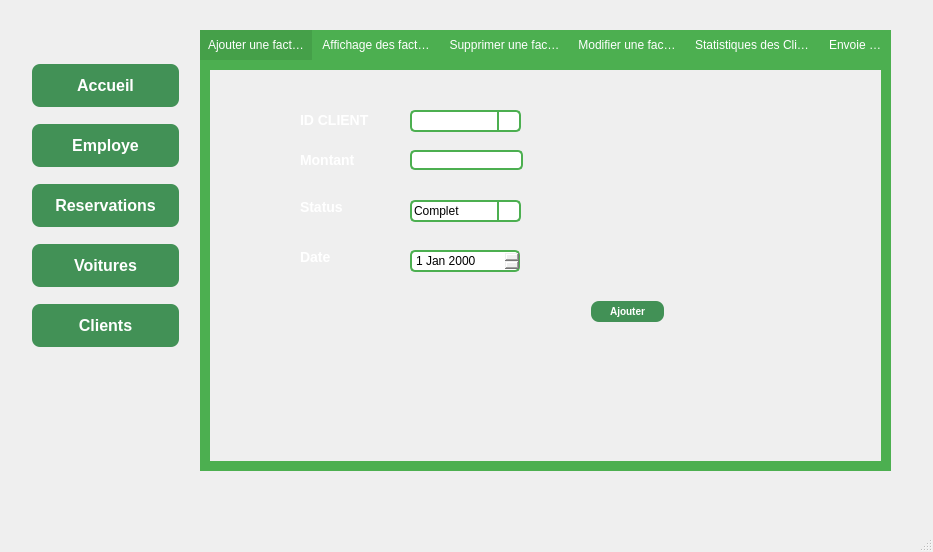
<?xml version="1.0" encoding="UTF-8"?>
<ui version="4.0">
 <class>Paiement</class>
 <widget class="QMainWindow" name="Paiement">
  <property name="geometry">
   <rect>
    <x>0</x>
    <y>0</y>
    <width>933</width>
    <height>552</height>
   </rect>
  </property>
  <property name="windowTitle">
   <string>Paiement</string>
  </property>
  <property name="windowIcon">
   <iconset>
    <normaloff>../icon.png</normaloff>../icon.png</iconset>
  </property>
  <property name="styleSheet">
   <string notr="true">QMainWindow {
    background-image: url(C:/Users/ouniy/Desktop/projet c++/bg.jpg);
    background-repeat: no-repeat;
    background-position: center;

	
}</string>
  </property>
  <widget class="QWidget" name="centralwidget">
   <widget class="QTabWidget" name="tabWidget">
    <property name="enabled">
     <bool>true</bool>
    </property>
    <property name="geometry">
     <rect>
      <x>200</x>
      <y>30</y>
      <width>691</width>
      <height>441</height>
     </rect>
    </property>
    <property name="toolTipDuration">
     <number>7</number>
    </property>
    <property name="layoutDirection">
     <enum>Qt::LeftToRight</enum>
    </property>
    <property name="autoFillBackground">
     <bool>false</bool>
    </property>
    <property name="styleSheet">
     <string notr="true">QTabWidget {
    background-color: #f2f2f2; /* Background color for the tab widget */
}

QTabBar::tab {
    background-color: #4CAF50; /* Green background color for each tab */
    color: white; /* Text color for each tab */
    padding: 8px; /* Adjust padding as needed */
}

QTabBar::tab:selected {
    background-color: #45a049; /* Darker green background color for the selected tab */
}

QTabWidget::pane {
    border: 10px solid #4CAF50; /* Green border around the tab widget */
}
QLabel {
    font-size: 14px; /* Adjust the font size as needed */
    font-weight: bold;
    color: #FFFFFF; /* Orange text color */
}


</string>
    </property>
    <property name="tabPosition">
     <enum>QTabWidget::North</enum>
    </property>
    <property name="currentIndex">
     <number>0</number>
    </property>
    <property name="elideMode">
     <enum>Qt::ElideRight</enum>
    </property>
    <property name="documentMode">
     <bool>false</bool>
    </property>
    <property name="tabsClosable">
     <bool>false</bool>
    </property>
    <property name="movable">
     <bool>false</bool>
    </property>
    <property name="tabBarAutoHide">
     <bool>false</bool>
    </property>
    <widget class="QWidget" name="tab">
     <attribute name="title">
      <string>Ajouter une facture</string>
     </attribute>
     <widget class="QLineEdit" name="lineEdit_2">
      <property name="geometry">
       <rect>
        <x>200</x>
        <y>80</y>
        <width>113</width>
        <height>20</height>
       </rect>
      </property>
      <property name="styleSheet">
       <string notr="true">QLineEdit {
    padding: 2px;
    border: 2px solid #4CAF50; /* Green border */
    border-radius: 5px;
}

QLineEdit:focus {
    border: 2px solid #45a049; /* Darker green border on focus */
}</string>
      </property>
     </widget>
     <widget class="QComboBox" name="comboBox">
      <property name="geometry">
       <rect>
        <x>200</x>
        <y>130</y>
        <width>111</width>
        <height>22</height>
       </rect>
      </property>
      <property name="styleSheet">
       <string notr="true">QComboBox {
    border: 2px solid #4CAF50; /* Green border */
    border-radius: 5px;
    padding: 2px;
}

QComboBox::drop-down {
    subcontrol-origin: padding;
    subcontrol-position: center right;
    width: 20px; /* Set the width of the drop-down button */
    border-left: 2px solid #4CAF50; /* Match the QComboBox border */
}

QComboBox QAbstractItemView {
    border: 2px solid #4CAF50; /* Match the QComboBox border */
    background-color: white; /* Background color for the drop-down list */
    selection-background-color: #45a049; /* Highlight color on item selection */
}</string>
      </property>
      <item>
       <property name="text">
        <string>Complet</string>
       </property>
      </item>
      <item>
       <property name="text">
        <string>Avance</string>
       </property>
      </item>
     </widget>
     <widget class="QLabel" name="label">
      <property name="geometry">
       <rect>
        <x>90</x>
        <y>40</y>
        <width>81</width>
        <height>20</height>
       </rect>
      </property>
      <property name="text">
       <string>ID CLIENT</string>
      </property>
     </widget>
     <widget class="QLabel" name="label_2">
      <property name="geometry">
       <rect>
        <x>90</x>
        <y>80</y>
        <width>61</width>
        <height>20</height>
       </rect>
      </property>
      <property name="text">
       <string>Montant</string>
      </property>
     </widget>
     <widget class="QLabel" name="label_3">
      <property name="geometry">
       <rect>
        <x>90</x>
        <y>130</y>
        <width>47</width>
        <height>14</height>
       </rect>
      </property>
      <property name="text">
       <string>Status</string>
      </property>
     </widget>
     <widget class="QPushButton" name="BtnAjouter">
      <property name="geometry">
       <rect>
        <x>380</x>
        <y>230</y>
        <width>75</width>
        <height>23</height>
       </rect>
      </property>
      <property name="styleSheet">
       <string notr="true">QPushButton {
    background-color: 	#429156; /* Green */
    color: white;
    border: none;
    padding: 5px 5px;
    text-align: center;
    text-decoration: none;
    font-size: 10px;
    margin: 1px 1px;
    border-radius: 8px;
    font-weight: bold; /* Make the text bold */
}

QPushButton:hover {
    background-color: #45a040; /* Darker green on hover */
}
</string>
      </property>
      <property name="text">
       <string>Ajouter</string>
      </property>
     </widget>
     <widget class="QLabel" name="label_9">
      <property name="geometry">
       <rect>
        <x>90</x>
        <y>180</y>
        <width>47</width>
        <height>14</height>
       </rect>
      </property>
      <property name="text">
       <string>Date</string>
      </property>
     </widget>
     <widget class="QDateEdit" name="dateEdit">
      <property name="geometry">
       <rect>
        <x>200</x>
        <y>180</y>
        <width>110</width>
        <height>22</height>
       </rect>
      </property>
      <property name="styleSheet">
       <string notr="true">QDateEdit {
    border: 2px solid #4CAF50; /* Green border */
    border-radius: 5px;
    padding: 2px;
}

QDateEdit::drop-down {
    subcontrol-origin: padding;
    subcontrol-position: center right;
    width: 15px; /* Set the width of the drop-down button */
    border-left: 2px solid #4CAF50; /* Match the QDateEdit border */
}

QDateEdit QAbstractItemView {
    border: 2px solid #4CAF50; /* Match the QDateEdit border */
    background-color: white; /* Background color for the drop-down list */
    selection-background-color: #45a049; /* Highlight color on item selection */
}</string>
      </property>
     </widget>
     <widget class="QComboBox" name="comboBox_4">
      <property name="geometry">
       <rect>
        <x>200</x>
        <y>40</y>
        <width>111</width>
        <height>22</height>
       </rect>
      </property>
      <property name="styleSheet">
       <string notr="true">QComboBox {
    border: 2px solid #4CAF50; /* Green border */
    border-radius: 5px;
    padding: 2px;
}

QComboBox::drop-down {
    subcontrol-origin: padding;
    subcontrol-position: center right;
    width: 20px; /* Set the width of the drop-down button */
    border-left: 2px solid #4CAF50; /* Match the QComboBox border */
}

QComboBox QAbstractItemView {
    border: 2px solid #4CAF50; /* Match the QComboBox border */
    background-color: white; /* Background color for the drop-down list */
    selection-background-color: #45a049; /* Highlight color on item selection */
}</string>
      </property>
     </widget>
    </widget>
    <widget class="QWidget" name="tab_2">
     <attribute name="title">
      <string>Affichage des factures</string>
     </attribute>
     <widget class="QTableView" name="tableView">
      <property name="geometry">
       <rect>
        <x>40</x>
        <y>60</y>
        <width>521</width>
        <height>201</height>
       </rect>
      </property>
      <property name="styleSheet">
       <string notr="true">QTableView {
    padding: 2px;
    border: 2px solid #4CAF50; /* Green border */
    border-radius: 5px;
}</string>
      </property>
     </widget>
     <widget class="QLineEdit" name="lineEdit_Recherche">
      <property name="geometry">
       <rect>
        <x>200</x>
        <y>20</y>
        <width>113</width>
        <height>20</height>
       </rect>
      </property>
      <property name="styleSheet">
       <string notr="true">QLineEdit {
    padding: 2px;
    border: 2px solid #4CAF50; /* Green border */
    border-radius: 5px;
}

QLineEdit:focus {
    border: 2px solid #45a049; /* Darker green border on focus */
}</string>
      </property>
     </widget>
     <widget class="QPushButton" name="BtnRecherche">
      <property name="geometry">
       <rect>
        <x>360</x>
        <y>20</y>
        <width>75</width>
        <height>23</height>
       </rect>
      </property>
      <property name="styleSheet">
       <string notr="true">QPushButton {
    background-color: 	#429156; /* Green */
    color: white;
    border: none;
    padding: 5px 5px;
    text-align: center;
    text-decoration: none;
    font-size: 10px;
    margin: 1px 1px;
    border-radius: 8px;
    font-weight: bold; /* Make the text bold */
}

QPushButton:hover {
    background-color: #45a040; /* Darker green on hover */
}
</string>
      </property>
      <property name="text">
       <string>Rechercher</string>
      </property>
     </widget>
     <widget class="QComboBox" name="comboBox_2">
      <property name="geometry">
       <rect>
        <x>60</x>
        <y>20</y>
        <width>121</width>
        <height>22</height>
       </rect>
      </property>
      <property name="styleSheet">
       <string notr="true">QComboBox {
    border: 2px solid #4CAF50; /* Green border */
    border-radius: 5px;
    padding: 2px;
}

QComboBox::drop-down {
    subcontrol-origin: padding;
    subcontrol-position: center right;
    width: 20px; /* Set the width of the drop-down button */
    border-left: 2px solid #4CAF50; /* Match the QComboBox border */
}

QComboBox QAbstractItemView {
    border: 2px solid #4CAF50; /* Match the QComboBox border */
    background-color: white; /* Background color for the drop-down list */
    selection-background-color: #45a049; /* Highlight color on item selection */
}</string>
      </property>
      <item>
       <property name="text">
        <string>idFacture</string>
       </property>
      </item>
      <item>
       <property name="text">
        <string>idClient</string>
       </property>
      </item>
      <item>
       <property name="text">
        <string>Status</string>
       </property>
      </item>
     </widget>
     <widget class="QPushButton" name="pushButton_2">
      <property name="geometry">
       <rect>
        <x>460</x>
        <y>20</y>
        <width>75</width>
        <height>23</height>
       </rect>
      </property>
      <property name="styleSheet">
       <string notr="true">QPushButton {
    background-color: 	#429156; /* Green */
    color: white;
    border: none;
    padding: 5px 5px;
    text-align: center;
    text-decoration: none;
    font-size: 10px;
    margin: 1px 1px;
    border-radius: 8px;
    font-weight: bold; /* Make the text bold */
}

QPushButton:hover {
    background-color: #45a040; /* Darker green on hover */
}
</string>
      </property>
      <property name="text">
       <string>Imprimer</string>
      </property>
     </widget>
     <widget class="QPushButton" name="pushButton_3">
      <property name="geometry">
       <rect>
        <x>310</x>
        <y>280</y>
        <width>91</width>
        <height>23</height>
       </rect>
      </property>
      <property name="styleSheet">
       <string notr="true">QPushButton {
    background-color: 	#429156; /* Green */
    color: white;
    border: none;
    padding: 5px 5px;
    text-align: center;
    text-decoration: none;
    font-size: 10px;
    margin: 1px 1px;
    border-radius: 8px;
    font-weight: bold; /* Make the text bold */
}

QPushButton:hover {
    background-color: #45a040; /* Darker green on hover */
}
</string>
      </property>
      <property name="text">
       <string>Generate PDF</string>
      </property>
     </widget>
     <widget class="QLineEdit" name="lineEdit_5">
      <property name="geometry">
       <rect>
        <x>170</x>
        <y>280</y>
        <width>113</width>
        <height>20</height>
       </rect>
      </property>
      <property name="styleSheet">
       <string notr="true">QLineEdit {
    padding: 2px;
    border: 2px solid #4CAF50; /* Green border */
    border-radius: 5px;
}

QLineEdit:focus {
    border: 2px solid #45a049; /* Darker green border on focus */
}</string>
      </property>
     </widget>
     <widget class="QLabel" name="label_11">
      <property name="geometry">
       <rect>
        <x>76</x>
        <y>280</y>
        <width>81</width>
        <height>20</height>
       </rect>
      </property>
      <property name="text">
       <string>ID Client</string>
      </property>
     </widget>
    </widget>
    <widget class="QWidget" name="tab_3">
     <attribute name="title">
      <string>Supprimer une facture</string>
     </attribute>
     <widget class="QLabel" name="label_4">
      <property name="geometry">
       <rect>
        <x>90</x>
        <y>130</y>
        <width>91</width>
        <height>20</height>
       </rect>
      </property>
      <property name="text">
       <string>ID FACTURE</string>
      </property>
     </widget>
     <widget class="QLineEdit" name="lineEdit_Supprimer">
      <property name="geometry">
       <rect>
        <x>230</x>
        <y>130</y>
        <width>113</width>
        <height>20</height>
       </rect>
      </property>
      <property name="styleSheet">
       <string notr="true">QLineEdit {
    padding: 2px;
    border: 2px solid #4CAF50; /* Green border */
    border-radius: 5px;
}

QLineEdit:focus {
    border: 2px solid #45a049; /* Darker green border on focus */
}</string>
      </property>
     </widget>
     <widget class="QPushButton" name="pushButton">
      <property name="geometry">
       <rect>
        <x>380</x>
        <y>250</y>
        <width>75</width>
        <height>23</height>
       </rect>
      </property>
      <property name="styleSheet">
       <string notr="true">QPushButton {
    background-color: 	#429156; /* Green */
    color: white;
    border: none;
    padding: 5px 5px;
    text-align: center;
    text-decoration: none;
    font-size: 10px;
    margin: 1px 1px;
    border-radius: 8px;
    font-weight: bold; /* Make the text bold */
}

QPushButton:hover {
    background-color: #45a040; /* Darker green on hover */
}
</string>
      </property>
      <property name="text">
       <string>Supprimer</string>
      </property>
     </widget>
    </widget>
    <widget class="QWidget" name="tab_4">
     <attribute name="title">
      <string>Modifier une facture</string>
     </attribute>
     <widget class="QLabel" name="label_5">
      <property name="geometry">
       <rect>
        <x>100</x>
        <y>70</y>
        <width>91</width>
        <height>16</height>
       </rect>
      </property>
      <property name="text">
       <string>ID CLIENT</string>
      </property>
     </widget>
     <widget class="QComboBox" name="comboBox_3">
      <property name="geometry">
       <rect>
        <x>230</x>
        <y>170</y>
        <width>111</width>
        <height>22</height>
       </rect>
      </property>
      <property name="styleSheet">
       <string notr="true">QComboBox {
    border: 2px solid #4CAF50; /* Green border */
    border-radius: 5px;
    padding: 2px;
}

QComboBox::drop-down {
    subcontrol-origin: padding;
    subcontrol-position: center right;
    width: 20px; /* Set the width of the drop-down button */
    border-left: 2px solid #4CAF50; /* Match the QComboBox border */
}

QComboBox QAbstractItemView {
    border: 2px solid #4CAF50; /* Match the QComboBox border */
    background-color: white; /* Background color for the drop-down list */
    selection-background-color: #45a049; /* Highlight color on item selection */
}</string>
      </property>
      <item>
       <property name="text">
        <string>Complet</string>
       </property>
      </item>
      <item>
       <property name="text">
        <string>Avance</string>
       </property>
      </item>
     </widget>
     <widget class="QPushButton" name="BtnAjouter_2">
      <property name="geometry">
       <rect>
        <x>380</x>
        <y>240</y>
        <width>75</width>
        <height>23</height>
       </rect>
      </property>
      <property name="styleSheet">
       <string notr="true">QPushButton {
    background-color: 	#429156; /* Green */
    color: white;
    border: none;
    padding: 5px 5px;
    text-align: center;
    text-decoration: none;
    font-size: 10px;
    margin: 1px 1px;
    border-radius: 8px;
    font-weight: bold; /* Make the text bold */
}

QPushButton:hover {
    background-color: #45a040; /* Darker green on hover */
}
</string>
      </property>
      <property name="text">
       <string>Modifier</string>
      </property>
     </widget>
     <widget class="QLineEdit" name="lineEdit_4">
      <property name="geometry">
       <rect>
        <x>230</x>
        <y>120</y>
        <width>113</width>
        <height>20</height>
       </rect>
      </property>
      <property name="styleSheet">
       <string notr="true">QLineEdit {
    padding: 2px;
    border: 2px solid #4CAF50; /* Green border */
    border-radius: 5px;
}

QLineEdit:focus {
    border: 2px solid #45a049; /* Darker green border on focus */
}</string>
      </property>
     </widget>
     <widget class="QLabel" name="label_6">
      <property name="geometry">
       <rect>
        <x>100</x>
        <y>170</y>
        <width>47</width>
        <height>21</height>
       </rect>
      </property>
      <property name="text">
       <string>Status</string>
      </property>
     </widget>
     <widget class="QLabel" name="label_7">
      <property name="geometry">
       <rect>
        <x>100</x>
        <y>120</y>
        <width>61</width>
        <height>20</height>
       </rect>
      </property>
      <property name="text">
       <string>Montant</string>
      </property>
     </widget>
     <widget class="QLabel" name="label_8">
      <property name="geometry">
       <rect>
        <x>100</x>
        <y>20</y>
        <width>91</width>
        <height>20</height>
       </rect>
      </property>
      <property name="text">
       <string>ID FACTURE</string>
      </property>
     </widget>
     <widget class="QLineEdit" name="lineEdit_facture">
      <property name="geometry">
       <rect>
        <x>230</x>
        <y>20</y>
        <width>113</width>
        <height>20</height>
       </rect>
      </property>
      <property name="styleSheet">
       <string notr="true">QLineEdit {
    padding: 2px;
    border: 2px solid #4CAF50; /* Green border */
    border-radius: 5px;
}

QLineEdit:focus {
    border: 2px solid #45a049; /* Darker green border on focus */
}</string>
      </property>
     </widget>
     <widget class="QDateEdit" name="dateEdit_2">
      <property name="geometry">
       <rect>
        <x>230</x>
        <y>220</y>
        <width>110</width>
        <height>22</height>
       </rect>
      </property>
      <property name="styleSheet">
       <string notr="true">QDateEdit {
    border: 2px solid #4CAF50; /* Green border */
    border-radius: 5px;
    padding: 2px;
}

QDateEdit::drop-down {
    subcontrol-origin: padding;
    subcontrol-position: center right;
    width: 15px; /* Set the width of the drop-down button */
    border-left: 2px solid #4CAF50; /* Match the QDateEdit border */
}

QDateEdit QAbstractItemView {
    border: 2px solid #4CAF50; /* Match the QDateEdit border */
    background-color: white; /* Background color for the drop-down list */
    selection-background-color: #45a049; /* Highlight color on item selection */
}</string>
      </property>
     </widget>
     <widget class="QLabel" name="label_10">
      <property name="geometry">
       <rect>
        <x>100</x>
        <y>220</y>
        <width>47</width>
        <height>21</height>
       </rect>
      </property>
      <property name="text">
       <string>Date</string>
      </property>
     </widget>
     <widget class="QComboBox" name="comboBox_5">
      <property name="geometry">
       <rect>
        <x>230</x>
        <y>70</y>
        <width>111</width>
        <height>22</height>
       </rect>
      </property>
      <property name="styleSheet">
       <string notr="true">QComboBox {
    border: 2px solid #4CAF50; /* Green border */
    border-radius: 5px;
    padding: 2px;
}

QComboBox::drop-down {
    subcontrol-origin: padding;
    subcontrol-position: center right;
    width: 20px; /* Set the width of the drop-down button */
    border-left: 2px solid #4CAF50; /* Match the QComboBox border */
}

QComboBox QAbstractItemView {
    border: 2px solid #4CAF50; /* Match the QComboBox border */
    background-color: white; /* Background color for the drop-down list */
    selection-background-color: #45a049; /* Highlight color on item selection */
}</string>
      </property>
     </widget>
    </widget>
    <widget class="QWidget" name="tab_5">
     <attribute name="title">
      <string>Statistiques des Clients</string>
     </attribute>
     <widget class="QGraphicsView" name="graphicsView_5">
      <property name="geometry">
       <rect>
        <x>10</x>
        <y>40</y>
        <width>651</width>
        <height>311</height>
       </rect>
      </property>
      <property name="styleSheet">
       <string notr="true">QGraphicsView {
    padding: 2px;
    border: 2px solid #4CAF50; /* Green border */
    border-radius: 5px;
}

QGraphicsView:focus {
    border: 2px solid #45a049; /* Darker green border on focus */
}</string>
      </property>
     </widget>
     <widget class="QPushButton" name="ShowStats">
      <property name="geometry">
       <rect>
        <x>10</x>
        <y>10</y>
        <width>75</width>
        <height>23</height>
       </rect>
      </property>
      <property name="styleSheet">
       <string notr="true">QPushButton {
    background-color: 	#429156; /* Green */
    color: white;
    border: none;
    padding: 5px 5px;
    text-align: center;
    text-decoration: none;
    font-size: 10px;
    margin: 1px 1px;
    border-radius: 8px;
    font-weight: bold; /* Make the text bold */
}

QPushButton:hover {
    background-color: #45a040; /* Darker green on hover */
}
</string>
      </property>
      <property name="text">
       <string>Stats</string>
      </property>
     </widget>
    </widget>
    <widget class="QWidget" name="tab_6">
     <attribute name="title">
      <string>Envoie Mail</string>
     </attribute>
     <widget class="QLineEdit" name="rcpt">
      <property name="geometry">
       <rect>
        <x>10</x>
        <y>30</y>
        <width>651</width>
        <height>21</height>
       </rect>
      </property>
      <property name="styleSheet">
       <string notr="true">QLineEdit {
    padding: 2px;
    border: 2px solid #4CAF50; /* Green border */
    border-radius: 5px;
}

QLineEdit:focus {
    border: 2px solid #45a049; /* Darker green border on focus */
}</string>
      </property>
      <property name="placeholderText">
       <string>recipient</string>
      </property>
     </widget>
     <widget class="QLineEdit" name="subject">
      <property name="geometry">
       <rect>
        <x>10</x>
        <y>76</y>
        <width>651</width>
        <height>20</height>
       </rect>
      </property>
      <property name="styleSheet">
       <string notr="true">QLineEdit {
    padding: 2px;
    border: 2px solid #4CAF50; /* Green border */
    border-radius: 5px;
}

QLineEdit:focus {
    border: 2px solid #45a049; /* Darker green border on focus */
}</string>
      </property>
      <property name="placeholderText">
       <string>subject</string>
      </property>
     </widget>
     <widget class="QLineEdit" name="file">
      <property name="geometry">
       <rect>
        <x>10</x>
        <y>130</y>
        <width>571</width>
        <height>23</height>
       </rect>
      </property>
      <property name="styleSheet">
       <string notr="true">QLineEdit {
    padding: 2px;
    border: 2px solid #4CAF50; /* Green border */
    border-radius: 5px;
}

QLineEdit:focus {
    border: 2px solid #45a049; /* Darker green border on focus */
}</string>
      </property>
      <property name="placeholderText">
       <string>attachement here</string>
      </property>
     </widget>
     <widget class="QTextEdit" name="msg">
      <property name="geometry">
       <rect>
        <x>10</x>
        <y>170</y>
        <width>651</width>
        <height>161</height>
       </rect>
      </property>
      <property name="styleSheet">
       <string notr="true">QTextEdit {
    padding: 2px;
    border: 2px solid #4CAF50; /* Green border */
    border-radius: 5px;
}

QTextEdit:focus {
    border: 2px solid #45a049; /* Darker green border on focus */
}</string>
      </property>
      <property name="placeholderText">
       <string>type your message here ...</string>
      </property>
     </widget>
     <widget class="QPushButton" name="browseBtn">
      <property name="geometry">
       <rect>
        <x>590</x>
        <y>130</y>
        <width>71</width>
        <height>24</height>
       </rect>
      </property>
      <property name="styleSheet">
       <string notr="true">QPushButton {
    background-color: 	#429156; /* Green */
    color: white;
    border: none;
    padding: 5px 5px;
    text-align: center;
    text-decoration: none;
    font-size: 10px;
    margin: 1px 1px;
    border-radius: 8px;
    font-weight: bold; /* Make the text bold */
}

QPushButton:hover {
    background-color: #45a040; /* Darker green on hover */
}
</string>
      </property>
      <property name="text">
       <string>Browse ...</string>
      </property>
     </widget>
     <widget class="QPushButton" name="sendBtn">
      <property name="geometry">
       <rect>
        <x>10</x>
        <y>350</y>
        <width>651</width>
        <height>23</height>
       </rect>
      </property>
      <property name="styleSheet">
       <string notr="true">QPushButton {
    background-color: 	#429156; /* Green */
    color: white;
    border: none;
    padding: 5px 5px;
    text-align: center;
    text-decoration: none;
    display: inline-block;
    font-size: 10px;
    margin: 1px 1px;
    cursor: pointer;
    border-radius: 8px;
    font-weight: bold; /* Make the text bold */
}

QPushButton:hover {
    background-color: #45a040; /* Darker green on hover */
}
</string>
      </property>
      <property name="text">
       <string>Send</string>
      </property>
     </widget>
    </widget>
   </widget>
   <widget class="QPushButton" name="pushButton_9">
    <property name="geometry">
     <rect>
      <x>30</x>
      <y>300</y>
      <width>151</width>
      <height>51</height>
     </rect>
    </property>
    <property name="styleSheet">
     <string notr="true">QPushButton {
    background-color: 	#429156; /* Green */
    color: white;
    border: none;
    padding: 10px 20px;
    text-align: center;
    text-decoration: none;
    display: inline-block;
    font-size: 16px;
    margin: 4px 2px;
    cursor: pointer;
    border-radius: 8px;
    font-weight: bold; /* Make the text bold */
}

QPushButton:hover {
    background-color: #45a040; /* Darker green on hover */
}
</string>
    </property>
    <property name="text">
     <string>Clients</string>
    </property>
   </widget>
   <widget class="QPushButton" name="pushButton_7">
    <property name="geometry">
     <rect>
      <x>30</x>
      <y>60</y>
      <width>151</width>
      <height>51</height>
     </rect>
    </property>
    <property name="styleSheet">
     <string notr="true">QPushButton {
    background-color: 	#429156; /* Green */
    color: white;
    border: none;
    padding: 10px 20px;
    text-align: center;
    text-decoration: none;
    display: inline-block;
    font-size: 16px;
    margin: 4px 2px;
    cursor: pointer;
    border-radius: 8px;
    font-weight: bold; /* Make the text bold */
}

QPushButton:hover {
    background-color: #45a040; /* Darker green on hover */
}
</string>
    </property>
    <property name="text">
     <string>Accueil</string>
    </property>
   </widget>
   <widget class="QPushButton" name="pushButton_8">
    <property name="geometry">
     <rect>
      <x>30</x>
      <y>180</y>
      <width>151</width>
      <height>51</height>
     </rect>
    </property>
    <property name="styleSheet">
     <string notr="true">QPushButton {
    background-color: 	#429156; /* Green */
    color: white;
    border: none;
    padding: 10px 20px;
    text-align: center;
    text-decoration: none;
    display: inline-block;
    font-size: 16px;
    margin: 4px 2px;
    cursor: pointer;
    border-radius: 8px;
    font-weight: bold; /* Make the text bold */
}

QPushButton:hover {
    background-color: #45a040; /* Darker green on hover */
}
</string>
    </property>
    <property name="text">
     <string>Reservations</string>
    </property>
   </widget>
   <widget class="QPushButton" name="pushButton_10">
    <property name="geometry">
     <rect>
      <x>30</x>
      <y>120</y>
      <width>151</width>
      <height>51</height>
     </rect>
    </property>
    <property name="styleSheet">
     <string notr="true">QPushButton {
    background-color: 	#429156; /* Green */
    color: white;
    border: none;
    padding: 10px 20px;
    text-align: center;
    text-decoration: none;
    display: inline-block;
    font-size: 16px;
    margin: 4px 2px;
    cursor: pointer;
    border-radius: 8px;
    font-weight: bold; /* Make the text bold */
}

QPushButton:hover {
    background-color: #45a040; /* Darker green on hover */
}
</string>
    </property>
    <property name="text">
     <string>Employe</string>
    </property>
   </widget>
   <widget class="QPushButton" name="pushButton_11">
    <property name="geometry">
     <rect>
      <x>30</x>
      <y>240</y>
      <width>151</width>
      <height>51</height>
     </rect>
    </property>
    <property name="styleSheet">
     <string notr="true">QPushButton {
    background-color: 	#429156; /* Green */
    color: white;
    border: none;
    padding: 10px 20px;
    text-align: center;
    text-decoration: none;
    display: inline-block;
    font-size: 16px;
    margin: 4px 2px;
    cursor: pointer;
    border-radius: 8px;
    font-weight: bold; /* Make the text bold */
}

QPushButton:hover {
    background-color: #45a040; /* Darker green on hover */
}
</string>
    </property>
    <property name="text">
     <string>Voitures</string>
    </property>
   </widget>
  </widget>
  <widget class="QMenuBar" name="menubar">
   <property name="geometry">
    <rect>
     <x>0</x>
     <y>0</y>
     <width>933</width>
     <height>22</height>
    </rect>
   </property>
  </widget>
  <widget class="QStatusBar" name="statusbar"/>
 </widget>
 <resources/>
 <connections/>
</ui>
